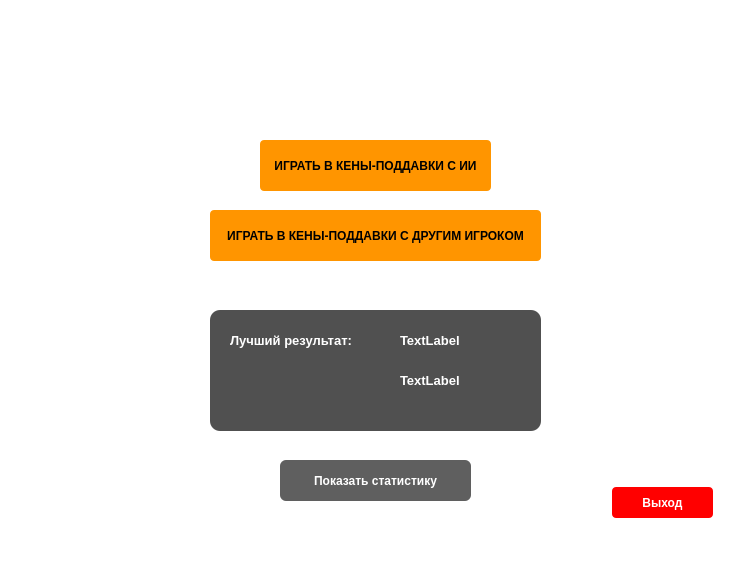
<?xml version="1.0" encoding="UTF-8"?>
<ui version="4.0">
 <class>Dialog</class>
 <widget class="QDialog" name="Dialog">
  <property name="geometry">
   <rect>
    <x>0</x>
    <y>0</y>
    <width>750</width>
    <height>570</height>
   </rect>
  </property>
  <property name="windowTitle">
   <string>Dialog</string>
  </property>
  <property name="styleSheet">
   <string notr="true">background-color: rgb(255, 255, 255);

border-radius: 10px;</string>
  </property>
  <widget class="QPushButton" name="pushButton_2">
   <property name="geometry">
    <rect>
     <x>612</x>
     <y>487</y>
     <width>101</width>
     <height>31</height>
    </rect>
   </property>
   <property name="font">
    <font>
     <pointsize>9</pointsize>
     <weight>75</weight>
     <bold>true</bold>
    </font>
   </property>
   <property name="cursor">
    <cursorShape>PointingHandCursor</cursorShape>
   </property>
   <property name="styleSheet">
    <string notr="true">background-color: rgb(255, 0, 0);
border-radius: 4;
color: white;

</string>
   </property>
   <property name="text">
    <string>Выход</string>
   </property>
  </widget>
  <widget class="QPushButton" name="pushButton">
   <property name="geometry">
    <rect>
     <x>260</x>
     <y>140</y>
     <width>231</width>
     <height>51</height>
    </rect>
   </property>
   <property name="font">
    <font>
     <pointsize>9</pointsize>
     <weight>75</weight>
     <bold>true</bold>
    </font>
   </property>
   <property name="cursor">
    <cursorShape>PointingHandCursor</cursorShape>
   </property>
   <property name="styleSheet">
    <string notr="true">background-color: rgb(255, 149, 0);
border-radius: 4;
color: black;
</string>
   </property>
   <property name="text">
    <string>ИГРАТЬ В КЕНЫ-ПОДДАВКИ С ИИ</string>
   </property>
  </widget>
  <widget class="QPushButton" name="pushButton_3">
   <property name="geometry">
    <rect>
     <x>280</x>
     <y>460</y>
     <width>191</width>
     <height>41</height>
    </rect>
   </property>
   <property name="font">
    <font>
     <weight>75</weight>
     <bold>true</bold>
    </font>
   </property>
   <property name="cursor">
    <cursorShape>PointingHandCursor</cursorShape>
   </property>
   <property name="styleSheet">
    <string notr="true">background-color: rgb(95, 95, 95);
color: rgb(255, 255, 255);
border-radius: 6;
</string>
   </property>
   <property name="text">
    <string>Показать статистику</string>
   </property>
  </widget>
  <widget class="QFrame" name="frame">
   <property name="geometry">
    <rect>
     <x>210</x>
     <y>310</y>
     <width>331</width>
     <height>121</height>
    </rect>
   </property>
   <property name="styleSheet">
    <string notr="true">background-color: rgb(80, 80, 80);</string>
   </property>
   <property name="frameShape">
    <enum>QFrame::StyledPanel</enum>
   </property>
   <property name="frameShadow">
    <enum>QFrame::Raised</enum>
   </property>
   <widget class="QLabel" name="label">
    <property name="geometry">
     <rect>
      <x>20</x>
      <y>20</y>
      <width>131</width>
      <height>21</height>
     </rect>
    </property>
    <property name="font">
     <font>
      <pointsize>10</pointsize>
      <weight>75</weight>
      <bold>true</bold>
     </font>
    </property>
    <property name="styleSheet">
     <string notr="true">color: rgb(255, 255, 255);</string>
    </property>
    <property name="text">
     <string>Лучший результат:</string>
    </property>
   </widget>
   <widget class="QLabel" name="label_2">
    <property name="geometry">
     <rect>
      <x>190</x>
      <y>20</y>
      <width>81</width>
      <height>21</height>
     </rect>
    </property>
    <property name="font">
     <font>
      <pointsize>10</pointsize>
      <weight>75</weight>
      <bold>true</bold>
     </font>
    </property>
    <property name="styleSheet">
     <string notr="true">color: rgb(255, 255, 255);</string>
    </property>
    <property name="text">
     <string>TextLabel</string>
    </property>
   </widget>
   <widget class="QLabel" name="label_3">
    <property name="geometry">
     <rect>
      <x>190</x>
      <y>60</y>
      <width>81</width>
      <height>21</height>
     </rect>
    </property>
    <property name="font">
     <font>
      <pointsize>10</pointsize>
      <weight>75</weight>
      <bold>true</bold>
     </font>
    </property>
    <property name="styleSheet">
     <string notr="true">color: rgb(255, 255, 255);</string>
    </property>
    <property name="text">
     <string>TextLabel</string>
    </property>
   </widget>
  </widget>
  <widget class="QPushButton" name="pushButton_4">
   <property name="geometry">
    <rect>
     <x>210</x>
     <y>210</y>
     <width>331</width>
     <height>51</height>
    </rect>
   </property>
   <property name="font">
    <font>
     <pointsize>9</pointsize>
     <weight>75</weight>
     <bold>true</bold>
    </font>
   </property>
   <property name="cursor">
    <cursorShape>PointingHandCursor</cursorShape>
   </property>
   <property name="styleSheet">
    <string notr="true">background-color: rgb(255, 149, 0);
border-radius: 4;
color: black;
</string>
   </property>
   <property name="text">
    <string>ИГРАТЬ В КЕНЫ-ПОДДАВКИ С ДРУГИМ ИГРОКОМ</string>
   </property>
  </widget>
 </widget>
 <resources/>
 <connections/>
</ui>
